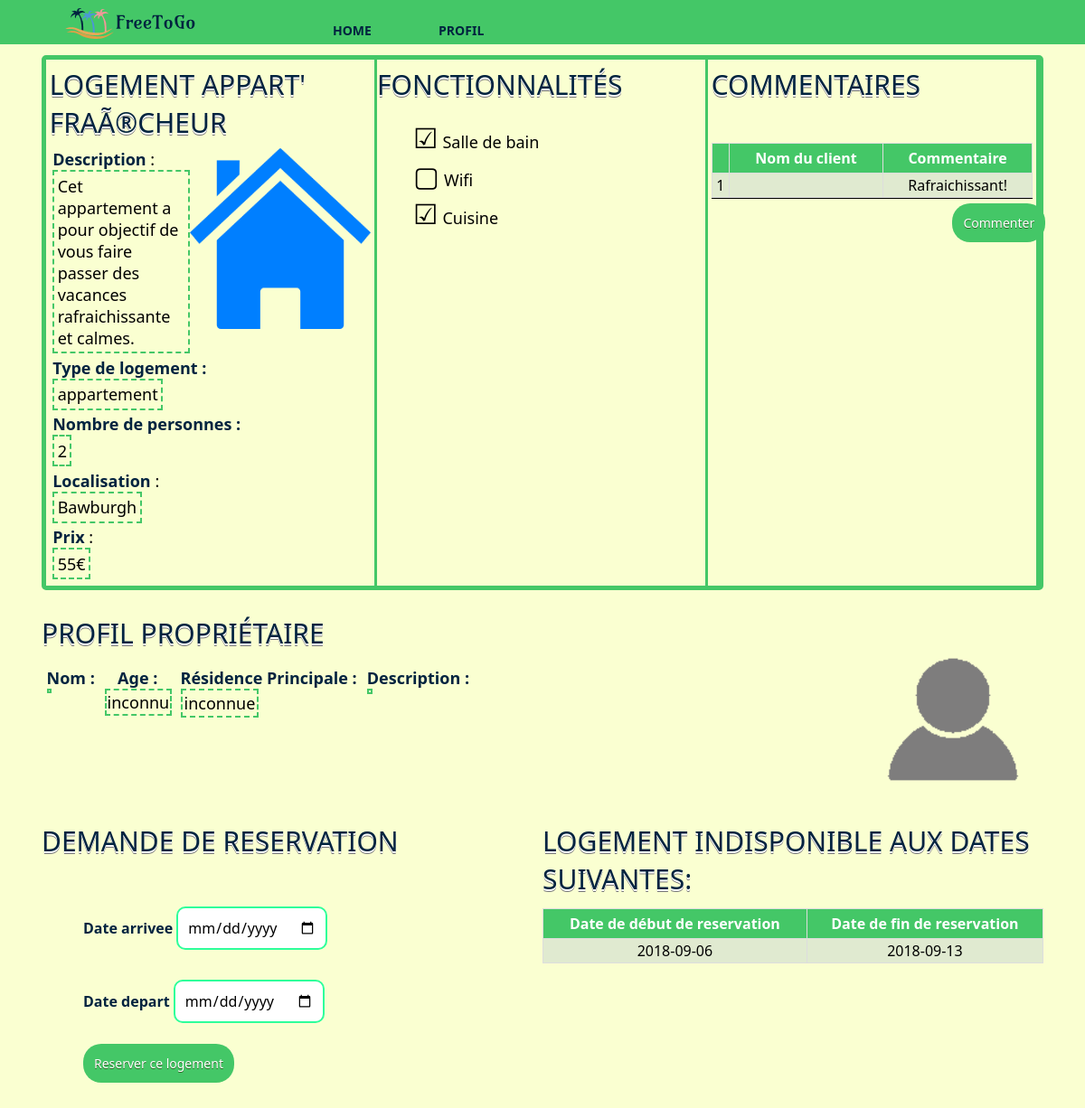
The app's page /logement.php?idLogement=4 with its own data.
### tables this page shows
CREATE TABLE IF NOT EXISTS `logement` (
	`idLogement` int(11) NOT NULL AUTO_INCREMENT,
	`prix` int(11) NOT NULL,
	`type` varchar(30) NOT NULL,
	`idClient` int(11) NOT NULL,
	`nomLogement` varchar(30) NOT NULL,
	`effectif` int(11) DEFAULT NULL,
	`adresse` varchar(90) DEFAULT NULL,
	`photo` varchar(50) DEFAULT NULL,
	`description` varchar(240) DEFAULT NULL,
	`ville` varchar(30) DEFAULT NULL,
	`pays` varchar(30) DEFAULT NULL,
	`wifi` BOOL DEFAULT FALSE,
	`cuisine` BOOL DEFAULT FALSE,
	`salledebain` BOOL DEFAULT FALSE,
	FOREIGN KEY (`idClient`) REFERENCES client(`idClient`),
	PRIMARY KEY (`idLogement`)
);

CREATE TABLE IF NOT EXISTS `commentaire` (
	`idCommentaire` int(11) NOT NULL AUTO_INCREMENT,
	`comment` varchar(500) NOT NULL,
	`idClient` int(11) NOT NULL,
	`idLogement` int(11) NOT NULL,
	FOREIGN KEY (`idClient`) REFERENCES client(`idClient`),
	FOREIGN KEY (`idLogement`) REFERENCES logement(`idLogement`),
	PRIMARY KEY (`idCommentaire`)
);

CREATE TABLE IF NOT EXISTS `reserver` (
	`numeroReservation` int(11) NOT NULL AUTO_INCREMENT,
	`idClient` int(11) DEFAULT NULL,
	`idLogement` int(11) DEFAULT NULL,
	`dateDebut` date DEFAULT NULL,
	`dateFin` date DEFAULT NULL CHECK (dateDebut < dateFin),
	FOREIGN KEY (`idClient`) REFERENCES client(`idClient`),
	FOREIGN KEY (`idLogement`) REFERENCES logement(`idLogement`),
	PRIMARY KEY (`numeroReservation`)
);

### public_html/include/fonctions.php (called while the page is built, shortened)
<?php
function gererPhoto($donnees, $attribut, $imageParDefaut){
  if($donnees[$attribut]==NULL){
    $photo=$imageParDefaut;
  }else{
    $photo=$donnees[$attribut];
  }
  return $photo;
}
?>

### public_html/logement.php (the view, shortened to what this page needs)
<!doctype html>
<html lang="fr">
<head>
  <link rel="stylesheet" type="text/css" href="css/common.css" />
  <link rel="stylesheet" type="text/css" href="css/pageLogement.css" />
</head>
<body>
  <?php include('include/header.html'); require_once('include/fonctions.php'); ?>
  <div class="main">
    <?php
    if (isset($_GET["idLogement"])){
      $bd = seConnecterABD();
      $reponse=$bd->query('SELECT * FROM logement WHERE idLogement ="'.$_GET["idLogement"].'";');
      $donnees = $reponse->fetch();
    }
    $photo=gererPhoto($donnees,'photo',"/images/logement_default.png");
    ?>
    <div id="container">
      <div class="ligne">
        <div class="colonne" >
          <div id="div_logement" >
            <?php
            echo '  <h2>Logement '.$donnees["nomLogement"].'</h2>';
            echo '<img src="'.$photo.'" style="float:right;" class="photo" alt="photo du logement"/>';
            ?>
            <div class="attribut">
              <label>Description</label> :<br/>
              <span class="champLogement">
                <?php
                echo htmlspecialchars($donnees["description"]);
                ?>
              </span>
            </div>
            <div class="attribut">
              <label>Type de logement :</label>
              <span class="champLogement">
                <?php
                echo htmlspecialchars($donnees["type"]);
                ?>
              </span>
            </div>
            <div class="attribut"><label>Nombre de personnes :</label>
              <span class="champLogement">
                <?php
                echo htmlspecialchars($donnees["effectif"]);
                ?>
              </span>
            </div>
            <div class="attribut">
              <label>Localisation</label> : <br/>
              <span class="champLogement">
                <?php
                echo htmlspecialchars($donnees["ville"]);
                ?>
              </span>
            </div>
            <div class="attribut">
              <label>Prix</label> :
              <span class="champLogement">
                <?php
                echo htmlspecialchars($donnees["prix"]).'€';
                ?>
              </span>
            </div>
          </div>
        </div>
        <div class="colonne">
          <h2>Fonctionnalités</h2>
          <ul id="liste_fonctionnalites">
            <?php
            $wifi = "unchecked";
            $sdb = "unchecked";
            $cuisine = "unchecked";
            if ($donnees["salledebain"]){
              $sdb = "checked";
            }
            if ($donnees["cuisine"]){
              $cuisine = "checked";
            }
            echo '
            <li class="'.$sdb.'">Salle de bain</li>
            <li class="'.$wifi.'">Wifi</li>
            <li class="'.$cuisine.'">Cuisine</li>';
            ?>
          </ul>
        </div>
        <div class="colonne">
          <div id="div_commentaire">
            <h2>Commentaires</h2>
            <div class="commentaire">
              <table class="tableaux">
                <tr>
                  <th></th>
                  <th>Nom du client</th>
                  <th>Commentaire</th>
                </tr>
                <?php
                $reponse = $bd->query('SELECT * FROM commentaire where idLogement="'.$_GET["idLogement"].'"');
                $num = 1;
                while ($donnees1 = $reponse->fetch())
                {
                  $reponse2 = $bd->query('SELECT * FROM client where idClient="'.(string)$donnees1['idClient'].'"');
                  $donnees2 = $reponse2->fetch();
                  echo '
                  <tr>
                  <td>'.$num.'</td>
                  <td> '.$donnees2["nom"].'</td>
                  <td> '.$donnees1["comment"].'</td>
                  </tr>';
                  $num = $num + 1;
                }
                ?>
              </table>
            </div>
            <?php
            echo '<button style="margin-left:75%;" onclick="location.href=\'commentaire.php?idLogement='.$_GET["idLogement"].'\'" type="button" class="bouton">Commenter</button>';
            ?>
          </div>
        </div>
      </div>
    </div>
    <div class="ligne">
      <div class="colonne" >
        <h2>Profil Propriétaire</h2>
        <div id="description_proprietaire" style="display:flex;">
          <?php
          $idProprietaire = $donnees["idClient"];
          $reponse2=$bd->query('SELECT * FROM client WHERE idClient ="'.$idProprietaire.'";');
          $donneesProprietaire = $reponse2->fetch();
          ?>
          <div class="attribut">
            <label>Nom : </label>
            <span class="champLogement">
            </span>
          </div>
          <div class="attribut">
            <label>Age : </label>
            <span class="champLogement">
              <?php
              if (!empty($donneesProprietaire["age"])){
                echo $donneesProprietaire["age"];
              }else{
                echo "inconnu";
              }
              ?>
            </span>
          </div>
          <div class="attribut">
            <label>Résidence Principale : </label>
            <span class="champLogement">
              <?php
              if (!empty($donneesProprietaire["adresse"])){
                echo $donneesProprietaire["adresse"];
              }else{
                echo "inconnue";
              }
              ?>
            </span>
          </div>
          <div class="attribut">
            <label>Description :</label>
            <span class="champLogement">
            </span>
          </div>
        </div>
      </div>
      <div class="colonne" style="margin-top:30px">
        <img src="<?php echo gererPhoto($donneesProprietaire, "photoProfil", "./images/profil_default.png"); ?>" style="float:right;margin-left:15%;" class="photo_profil" alt="photo de profil du proprietaire"/>
      </div>
    </div>
    <div class="ligne">
      <div class="colonne">
        <h2>demande de reservation</h2>
        <div class= "main" >
          <form method="post">
            <div style="margin-bottom:5%;">
              <label> Date arrivee</label>
              <input type="date" name="ddebut" required />
            </div>
            <div style="margin-bottom:3%;">
              <label> Date depart </label>
              <input type="date" name="dfin" required />
            </div>
            <input type="submit" class= "bouton" name= "Reservation" value="Reserver ce logement" />
          </form>
        </div>
      </div>
      <div class="colonne">
        <h2> Logement indisponible aux dates suivantes: </h2>
        <?php
        if (isset($_GET["idLogement"])){
          $bd = seConnecterABD();
          $r=$bd->query('SELECT datedebut, datefin FROM reserver WHERE idLogement ="'.$_GET["idLogement"].'";');
          echo '<table class="tableaux">';
          echo '
          <tr>
          <th> Date de début de reservation</th>
          <th> Date de fin de reservation</th>
          </tr>';
          while($d=$r->fetch()){
            echo '
            <tr>
            <td> '.$d['datedebut'].' </td>
            <td> '.$d['datefin'].' </td>
            </tr>' ;
          }
          echo '</table>';
        }
        ?>
      </div>
    </div>
  </div>
</body>
</html>

### public_html/css/common.css (style rules this page uses)
:root { --main-font-family:"Segoe UI","Helvetica Neue",Arial,sans-serif; --main-vertFonce : #44c767; --main-vertClair : #2efe9a; --main-bleuFonce : #01233f; }
body { background: #FAFFD1; font-family: var(--main-font-family); font-weight: 400; margin:0; }
#container { border: 5px solid var(--main-vertFonce); border-radius: 5px; margin-top: 15px; margin-bottom: 15px; }
h2 { margin-bottom: 2%; margin-top: 2%; color: var(--main-bleuFonce); font-weight: normal; font-family: var(--main-font-family); font-size: 30px; line-height: 42px; text-transform: uppercase; text-shadow: 0 2px white, 0 3px #777; text-align: left; }
img { float: left; }
.logo { float: center; padding: 5px 0; margin-left: 70px; margin-right: 70px; }
.navbar { overflow: hidden; position: fixed; top: 0; width: 100%; background-color: var(--main-vertFonce); margin-bottom:5px; }
.navbar ul { margin: 0; padding: 0; }
.navbar li { display: inline-block; margin-left: 70px; padding-top: 20px; position: relative; color: var(--main-bleuFonce); font-weight: bold; font-family: var(--main-font-family); }
nav a { color: var(--main-bleuFonce); text-decoration: none; text-transform: uppercase; font-size: 14px; }
nav a::before { content: ''; display: block; height: 5px; background-color: var(--main-bleuFonce); position: absolute; top: 0; width: 0%; transition: all ease-in-out 300ms; }
.bouton { margin-top:5px; margin-bottom:5px; background-color:var(--main-vertFonce); -moz-border-radius:20px; -webkit-border-radius:20px; border-radius:20px; border:1px ; cursor:pointer; color:#ffffff; font-family: var(--main-font-family); font-size:14px; padding:12px 12px; text-shadow:0px 1px 0px #2f6627; }
input[type="text"], input[type="password"],input[type="number"],input[type="date"] { border-radius: 10px; padding: 10px ; font-family: var(--main-font-family); font-size: 1em; margin-top:5px; margin-bottom:5px; border: solid 2px var(--main-vertClair);; }
.main { margin: 30px; padding: 16px; }
.photo { border-radius: 8px; display: block; margin-left: auto; margin-right: auto; width: 200px; height:200px; }
.photo_profil { border-radius: 8px; display: block; margin-left: auto; margin-right: auto; width: 200px; height: 200px; }
label { font-family: var(--main-font-family); color: var(--main-bleuFonce); font-weight: bold; }
.tableaux { font-family: var(--main-font-family); border-collapse: collapse; width: 100%; }
.tableaux td { text-align: center; padding: 2px; border: 1px solid #ddd; }
.tableaux tr:nth-child(even) { background-color: #E0EAD0 }
.tableaux tr:nth-child(odd) { background-color: #b3ffbc }
.tableaux th { background-color: var(--main-vertFonce); color: white; border: 1px solid #ddd; text-align: center; padding: 5px; }
.ligne { display: flex; }
.colonne { flex: 50%; float: left; }

### public_html/css/pageLogement.css (style rules this page uses)
#div_logement { margin-right: 0%; padding : 1%; padding-top: 0%; }
#div_commentaire { border-style: none; padding : 1%; padding-top: 0%; }
.commentaire { padding-top: 10%; border-bottom-style: solid; border-width: thin; }
#liste_fonctionnalites { list-style: none; }
#liste_fonctionnalites li::before { font-size: 170%; padding-right: 5px; }
#liste_fonctionnalites li.checked::before { content: "☑"; }
#liste_fonctionnalites li.unchecked::before { content: "▢"; }
.attribut { margin : 1%; font-size: large; }
#description_proprietaire .attribut { text-align: center; }
li { font-size : large; }
.champLogement { border: solid 2px var(--main-vertFonce); border-style:dashed;; display: table; padding: 1%; }
#container .colonne { border-right-style: solid; border-color: #44c767; }

### records on screen
logement: nomLogement "APPART' FRAÃ®CHEUR", photo (placeholder picture), description "Cet appartement a pour objectif de vous faire passer des vacances rafraichissante et calmes.", type "appartement", effectif "2", ville "Bawburgh", prix "55"
commentaire: comment "Rafraichissant!"
reserver: dateDebut "2018-09-06", dateFin "2018-09-13"
